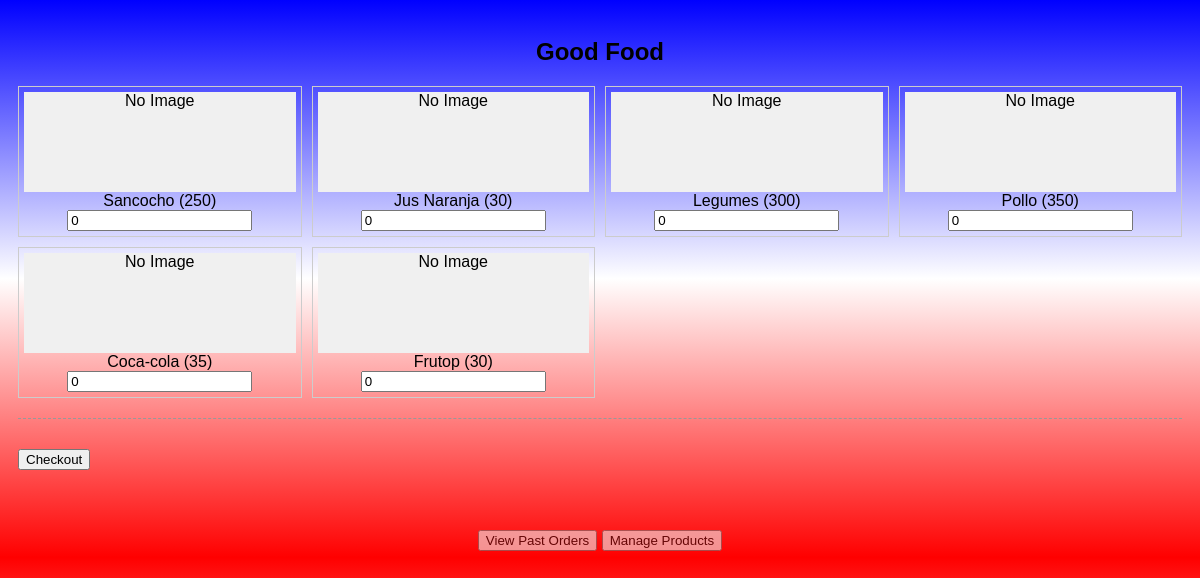
Before: / with the older database file.
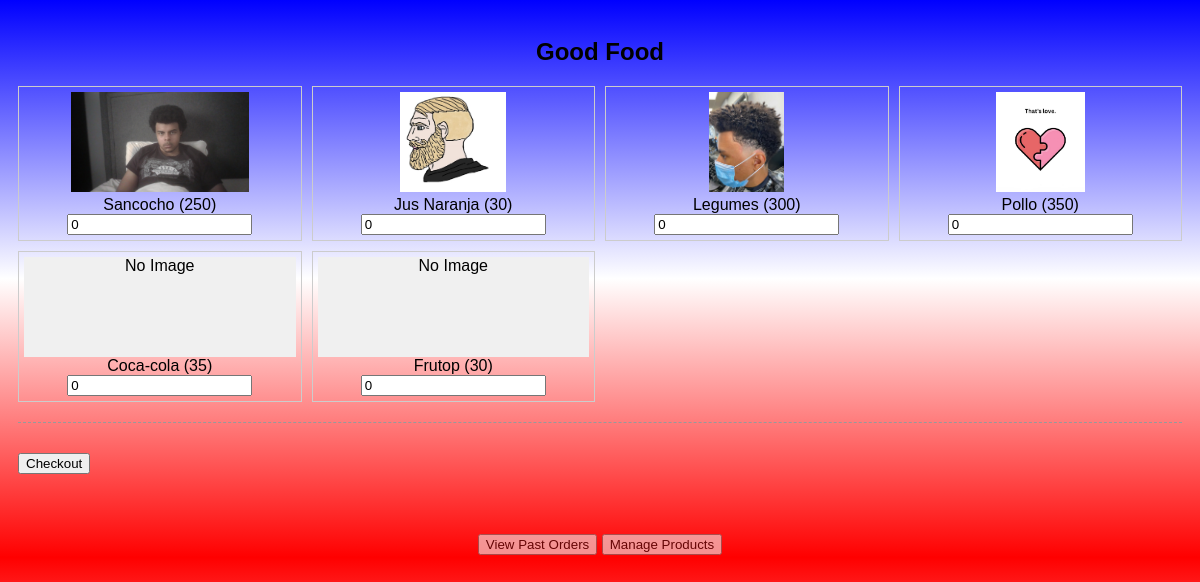
After: the same page with the newer database file.
### tables this page shows
CREATE TABLE products (products_ID INTEGER PRIMARY KEY AUTOINCREMENT, name varchar(50), price int, image text);

### app.py (the view)
@app.route("/")
def index():
    products = get_products()
    return render_template("index.html", products=products)

### app.py (called while the page is built)
def get_products():
    conn = sqlite3.connect(DB_PATH)
    cursor = conn.cursor()
    cursor.execute("SELECT name, price, image FROM products")
    products = cursor.fetchall()
    conn.close()
    return products

### templates/index.html (shortened to what this page needs)
<!DOCTYPE html>
<html>
<head>
</head>
<body>
  <h2 style = "text-align: center; margin-bottom: 20px;">Good Food</h2>
  <form id="orderForm" action="/checkout" method="post" onsubmit="return confirmCheckout();">
    <div class="grid">
      {% for name, price, image in products %}
        <div class="product">
          {% if image %}
              <img src="{{ image }}" alt="{{ name }}">
          {% else %}
            <div style="height: 100px; background: #f0f0f0;">No Image</div>
          {% endif %}
          <div>{{ name }} ({{ price }})</div>
          <input type="number" name="{{ name }}" min="0" value="0" onchange="updateSummary()">
        </div>
      {% endfor %}
    </div>
    <div class="summary" id="summary"></div>
    <button type="submit" style="margin-top: 20px;">Checkout</button>
  </form>
  <div class="footer-buttons">
    <form action="/chart" style="display:inline-block;">
      <button type="submit">View Past Orders</button>
    </form>
    <form action="/products" style="display:inline-block;">
      <button type="submit">Manage Products</button>
    </form>
  </div>
</body>
</html>

### templates/index.html (style rules this page uses)
body { font-family: sans-serif; padding: 10px; background:linear-gradient(to bottom, blue, white, red, white); background-attachment: fixed; min-height: 100vh; }
.grid { display: grid; grid-template-columns: repeat(4, 1fr); gap: 10px; }
.product { text-align: center; border: 1px solid #ccc; padding: 5px; }
.product img { width: 100%; height: auto; max-height: 100px; object-fit: contain; }
.summary { margin-top: 20px; border-top: 1px dashed #999; padding-top: 10px; }
.footer-buttons { margin-top: 60px; text-align: center; opacity: 0.6; }

Changed rows visible on the page:
changed products "Sancocho": image: picture added; no longer shows "No Image"
changed products "Jus Naranja": image: picture added; no longer shows "No Image"
changed products "Legumes": image: picture added; no longer shows "No Image"
changed products "Pollo": image: picture added; no longer shows "No Image"
